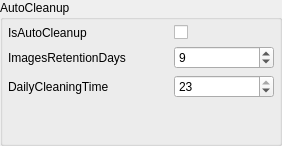
            <widget class="QGroupBox" name="groupBox_DailyCleaningTime">
             <property name="title">
              <string>AutoCleanup</string>
             </property>
             <layout class="QVBoxLayout" name="verticalLayout_5">
              <property name="leftMargin">
               <number>5</number>
              </property>
              <property name="topMargin">
               <number>5</number>
              </property>
              <property name="rightMargin">
               <number>5</number>
              </property>
              <property name="bottomMargin">
               <number>5</number>
              </property>
              <item>
               <layout class="QHBoxLayout" name="horizontalLayout_IsAutoCleanup">
                <item>
                 <widget class="QLabel" name="label_IsAutoCleanup">
                  <property name="minimumSize">
                   <size>
                    <width>160</width>
                    <height>0</height>
                   </size>
                  </property>
                  <property name="text">
                   <string>IsAutoCleanup</string>
                  </property>
                 </widget>
                </item>
                <item>
                 <widget class="QCheckBox" name="checkBox_IsAutoCleanup">
                  <property name="enabled">
                   <bool>true</bool>
                  </property>
                  <property name="minimumSize">
                   <size>
                    <width>100</width>
                    <height>0</height>
                   </size>
                  </property>
                  <property name="maximumSize">
                   <size>
                    <width>100</width>
                    <height>16777215</height>
                   </size>
                  </property>
                  <property name="text">
                   <string/>
                  </property>
                 </widget>
                </item>
               </layout>
              </item>
              <item>
               <layout class="QHBoxLayout" name="horizontalLayout_ImagesRetentionDays">
                <item>
                 <widget class="QLabel" name="label_ImagesRetentionDays">
                  <property name="minimumSize">
                   <size>
                    <width>160</width>
                    <height>0</height>
                   </size>
                  </property>
                  <property name="text">
                   <string>ImagesRetentionDays</string>
                  </property>
                 </widget>
                </item>
                <item>
                 <widget class="QSpinBox" name="spinBox_ImagesRetentionDays">
                  <property name="enabled">
                   <bool>true</bool>
                  </property>
                  <property name="minimumSize">
                   <size>
                    <width>100</width>
                    <height>0</height>
                   </size>
                  </property>
                  <property name="maximumSize">
                   <size>
                    <width>100</width>
                    <height>16777215</height>
                   </size>
                  </property>
                  <property name="specialValueText">
                   <string/>
                  </property>
                  <property name="suffix">
                   <string/>
                  </property>
                  <property name="prefix">
                   <string/>
                  </property>
                  <property name="maximum">
                   <number>2000</number>
                  </property>
                  <property name="value">
                   <number>9</number>
                  </property>
                 </widget>
                </item>
               </layout>
              </item>
              <item>
               <layout class="QHBoxLayout" name="horizontalLayout_Language_4">
                <item>
                 <widget class="QLabel" name="label_CameraAmount_6">
                  <property name="minimumSize">
                   <size>
                    <width>160</width>
                    <height>0</height>
                   </size>
                  </property>
                  <property name="toolTip">
                   <string>Daily automatic cleaning time</string>
                  </property>
                  <property name="text">
                   <string>DailyCleaningTime</string>
                  </property>
                 </widget>
                </item>
                <item>
                 <widget class="QSpinBox" name="spinBox_DailyCleaningTime">
                  <property name="enabled">
                   <bool>true</bool>
                  </property>
                  <property name="minimumSize">
                   <size>
                    <width>100</width>
                    <height>0</height>
                   </size>
                  </property>
                  <property name="maximumSize">
                   <size>
                    <width>100</width>
                    <height>16777215</height>
                   </size>
                  </property>
                  <property name="toolTip">
                   <string>Daily automatic cleaning time</string>
                  </property>
                  <property name="specialValueText">
                   <string/>
                  </property>
                  <property name="suffix">
                   <string/>
                  </property>
                  <property name="prefix">
                   <string/>
                  </property>
                  <property name="maximum">
                   <number>23</number>
                  </property>
                  <property name="value">
                   <number>23</number>
                  </property>
                 </widget>
                </item>
               </layout>
              </item>
              <item>
               <spacer name="verticalSpacer_2">
                <property name="orientation">
                 <enum>Qt::Vertical</enum>
                </property>
                <property name="sizeHint" stdset="0">
                 <size>
                  <width>20</width>
                  <height>40</height>
                 </size>
                </property>
               </spacer>
              </item>
             </layout>
            </widget>
